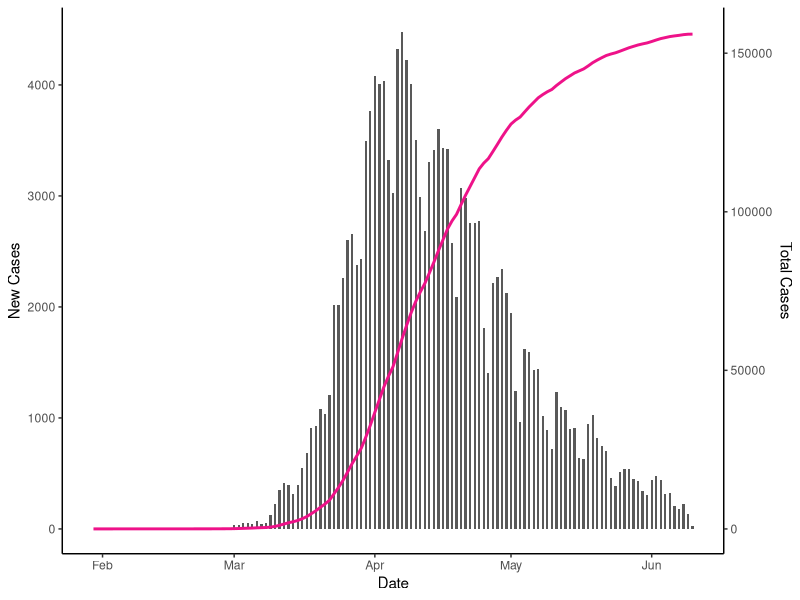
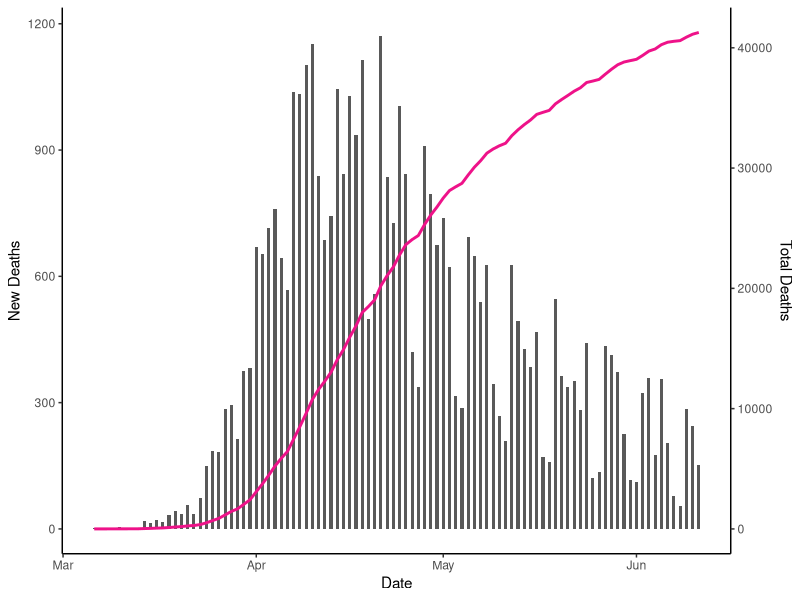

The R script that drew these images, in order:
library(tidyverse)
library(lubridate)

cases <- read_csv('cases_england.csv') %>%
  mutate(Date = dmy(Date))

multiplier = round(max(cases$Total_cases)/max(cases$New_cases))

cases %>% 
  ggplot() +
  geom_col(aes(Date, New_cases), width=0.5) +
  geom_line(aes(Date, Total_cases/multiplier), size=1, colour="deeppink2") +
  scale_y_continuous("New Cases", sec.axis = sec_axis(trans=~.*multiplier, name = "Total Cases")) +
  theme_classic()

deaths <- read_csv('deaths.csv') %>%
  mutate(Date = dmy(Date))

multiplier = round(max(deaths$Total_deaths)/max(deaths$New_deaths))

deaths %>% 
  ggplot() +
  geom_col(aes(Date, New_deaths), width=0.5) +
  geom_line(aes(Date, Total_deaths/multiplier), size=1, colour="deeppink2") +
  scale_y_continuous("New Deaths", sec.axis = sec_axis(trans=~.*multiplier, name = "Total Deaths")) +
  theme_classic()
